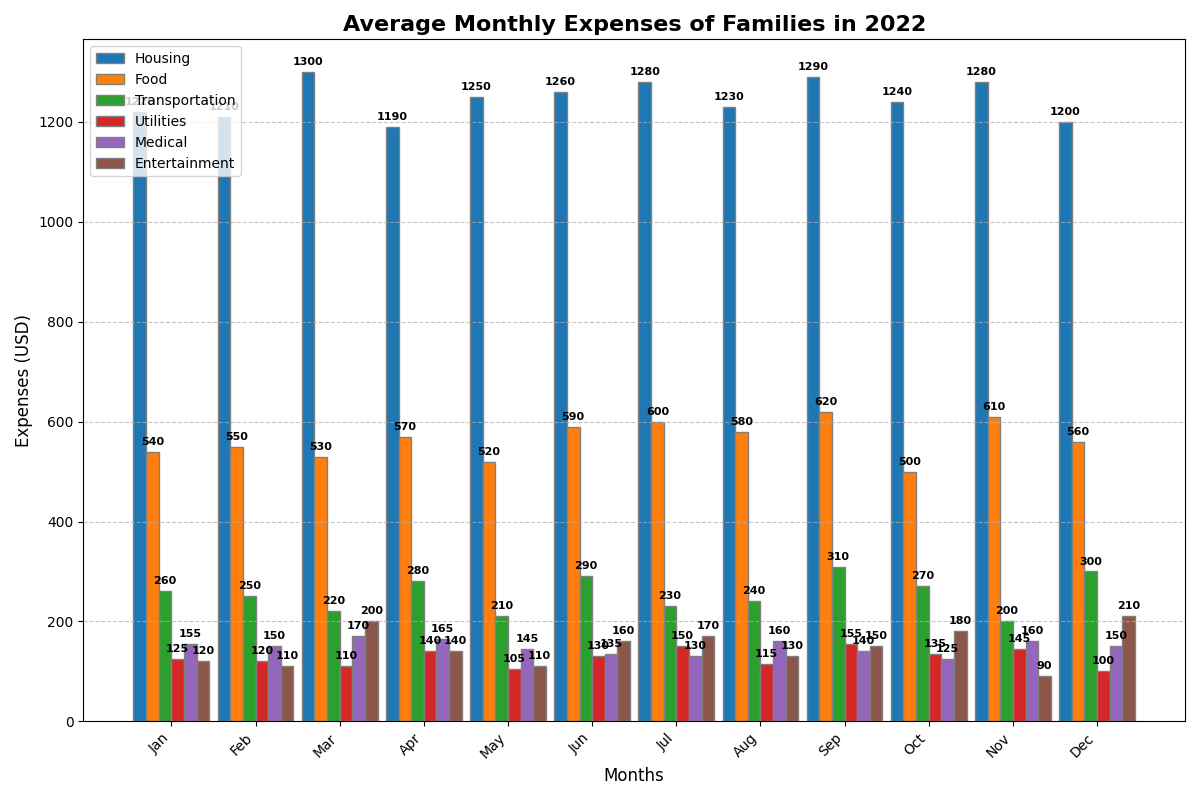

Generate this figure with Python:
import matplotlib.pyplot as plt
import numpy as np

# Months and expense categories
months = ['Jan', 'Feb', 'Mar', 'Apr', 'May', 'Jun', 'Jul', 'Aug', 'Sep', 'Oct', 'Nov', 'Dec']
categories = ['Housing', 'Food', 'Transportation', 'Utilities', 'Medical', 'Entertainment']

# Expense data with randomly altered content within categories
expenses_data = np.array([
    [1220, 1210, 1300, 1190, 1250, 1260, 1280, 1230, 1290, 1240, 1280, 1200],  # Housing (randomly altered)
    [540, 550, 530, 570, 520, 590, 600, 580, 620, 500, 610, 560],              # Food (randomly altered)
    [260, 250, 220, 280, 210, 290, 230, 240, 310, 270, 200, 300],              # Transportation (randomly altered)
    [125, 120, 110, 140, 105, 130, 150, 115, 155, 135, 145, 100],              # Utilities (randomly altered)
    [155, 150, 170, 165, 145, 135, 130, 160, 140, 125, 160, 150],              # Medical (randomly altered)
    [120, 110, 200, 140, 110, 160, 170, 130, 150, 180, 90, 210]               # Entertainment (randomly altered)
])

# Colors for each category
colors = ['#1f77b4', '#ff7f0e', '#2ca02c', '#d62728', '#9467bd', '#8c564b']

# Generate the figure and axes
fig, ax = plt.subplots(figsize=(12, 8))

bar_width = 0.15
index = np.arange(len(months))

for i in range(len(categories)):
    ax.bar(index + i * bar_width, expenses_data[i], bar_width, label=categories[i], color=colors[i], edgecolor='grey')

ax.set_title('Average Monthly Expenses of Families in 2022', fontsize=16, fontweight='bold')
ax.set_xlabel('Months', fontsize=12)
ax.set_ylabel('Expenses (USD)', fontsize=12)
ax.set_xticks(index + bar_width * (len(categories) - 1) / 2)
ax.set_xticklabels(months, rotation=45, ha='right')
ax.yaxis.grid(True, linestyle='--', alpha=0.7)
ax.legend(loc='upper left', fontsize=10)

for i in range(len(categories)):
    for j in range(len(months)):
        ax.text(index[j] + i * bar_width, expenses_data[i, j] + 10, str(expenses_data[i, j]), ha='center', va='bottom', fontsize=8, fontweight='bold')

plt.tight_layout()
plt.show()
